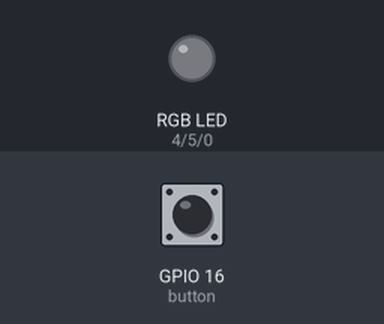
The sketch below on a simulated ESP8266 (NodeMCU). On the bench: an RGB LED mixed from three pins (HIGH = lit). The inputs (shaded band) are chosen by the test bench; at power-on: GPIO 16 (button) HIGH. Dim RGB values are drawn brighter than linear; WiFi joins after 1.5 s; servers stay silent unless stated; uploads are accepted with an empty reply; what the sketch prints to the serial monitor is not drawn.

Above: at 2.7 s.
2.8 s: GPIO 16 (button) pulled LOW for 0.15 s
At 5.24 s:
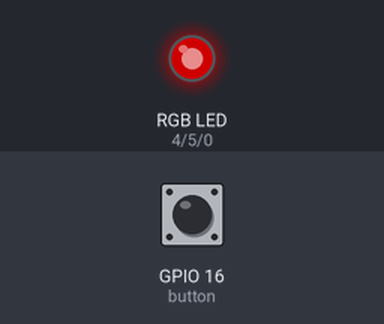
At 5.79 s:
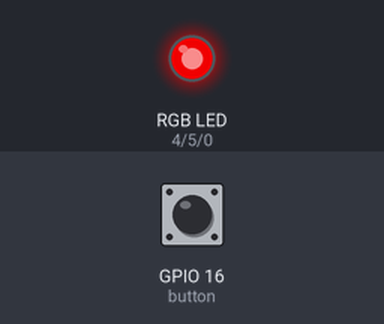
5.9 s: GPIO 16 (button) pulled LOW for 1 s
9.2 s: GPIO 16 (button) driven LOW
12.2 s: GPIO 16 (button) driven HIGH
At 14.09 s:
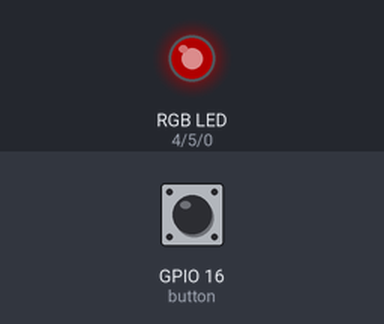
15.2 s: GPIO 16 (button) pulsed LOW 2 times (0.12 s each, 0.3 s apart)
Timing chart, 0 to 19.8 s (numbered marks = the images above; inputs shaded):
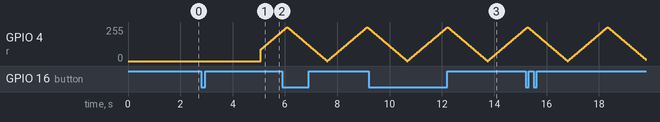

The sketch:

pwmLedHttpsControl.ino
```cpp
// Use ESP8266 wifi
#include <ESP8266WiFi.h>
#include <WiFiClientSecure.h>
// Use os_timer for ESP8266
#include <user_interface.h>

const char* ssid = "YourSsid";
const char* password = "YourPassword";

const char* host = "pastebin.com";
const int httpsPort = 443;

// User button on ESP8266
const int button = 16;

// The order of the pins on the ESP8266, D1, D2, D3
const int g = 5;
const int r = 4;
const int b = 0;

// Pulse setup
int fade = 5;
int brightness = 0;
int activeLed = 3;
int previousLed = 0;
int tenMiliTimer = 0;

os_timer_t myTimer;

// Function to scan pastebin for data 0 = Red, 1 = Green, 2 = Yellow, 3 = Off
void scanStatus() {
  WiFiClientSecure client;
  if (!client.connect(host, httpsPort)) {
    Serial.println("connection failed");
    return;
  }

  String url = "/raw/czZ2mXad";
  Serial.println(host + url);

  client.print(String("GET ") + url + " HTTP/1.1\r\n" +
               "Host: " + host + "\r\n" +
               "User-Agent: BuildFailureDetectorESP8266\r\n" +
               "Connection: close\r\n\r\n");

  while (client.connected()) {
    String line = client.readStringUntil('\n');
    if (line == "\r") {
      Serial.println("headers received");
      break;
    }
  }

  String line = client.readStringUntil('\n'); // Skip the encoding mark
  line = client.readStringUntil('\n');\
  previousLed = activeLed;
  activeLed = line.toInt();
}

// Function for pulse cycling
void cycleLed() {
  brightness = brightness + fade;
  String colour[] = {"R", "G", "Y", "A"};

  if(activeLed == 0) {
    analogWrite(r, brightness);
    analogWrite(g, 0);
  } else if(activeLed == 1) {
    analogWrite(r, 0);
    analogWrite(g, brightness);
  } else if(activeLed == 2) {
    analogWrite(r, brightness);
    analogWrite(g, brightness);
  } else if(activeLed == 3) {
    analogWrite(r, 0);
    analogWrite(g, 0);
  }

  Serial.print(colour[activeLed]);

  if (brightness <= 0 || brightness >= 255) {
    fade = -fade;
  }
}

// Checks for input on the user button, but doesn't do anything but reset it
void buttonCheck() {
  if (digitalRead(button) == LOW) {
    scanStatus();
    pinMode(button, OUTPUT);
    digitalWrite(button, HIGH);
    pinMode(button, INPUT);
  }
}

// Timer function that handles all timer values
void timerCallback(void *pArg) {
  if(tenMiliTimer % 3 == 0) {
    cycleLed();
  }

  if(tenMiliTimer >= 1000) {
    tenMiliTimer = 0;
  }
  tenMiliTimer += 1;
}

void setup() {
  // Setup button and LED's, plus reset
  pinMode(r, OUTPUT);
  pinMode(g, OUTPUT);
  pinMode(b, OUTPUT);
  digitalWrite(r, 0);
  digitalWrite(g, 0);
  digitalWrite(b, 0);
  pinMode(button, INPUT);

  // Set up wifi
  Serial.begin(115200);
  WiFi.begin(ssid, password);
  while (WiFi.status() != WL_CONNECTED) {
    Serial.print(".");
    delay(300);
  }
  // Set up os timers
  os_timer_setfn(&myTimer, timerCallback, NULL);
  os_timer_arm(&myTimer, 10, true);
  Serial.println("WiFi:" + WiFi.localIP().toString());
}

// Loop that executes button presses and rescans the webpage every 10 seconds
void loop() {
  if(tenMiliTimer >= 999) {
    scanStatus();
    Serial.println("Scanned");
  }
  buttonCheck();
}
```

Measured:
- after the input at 2.8 s, GPIO 4 (r): moves from 0/255 to 225/255 over 0.81 s, starting after 2.3 s
